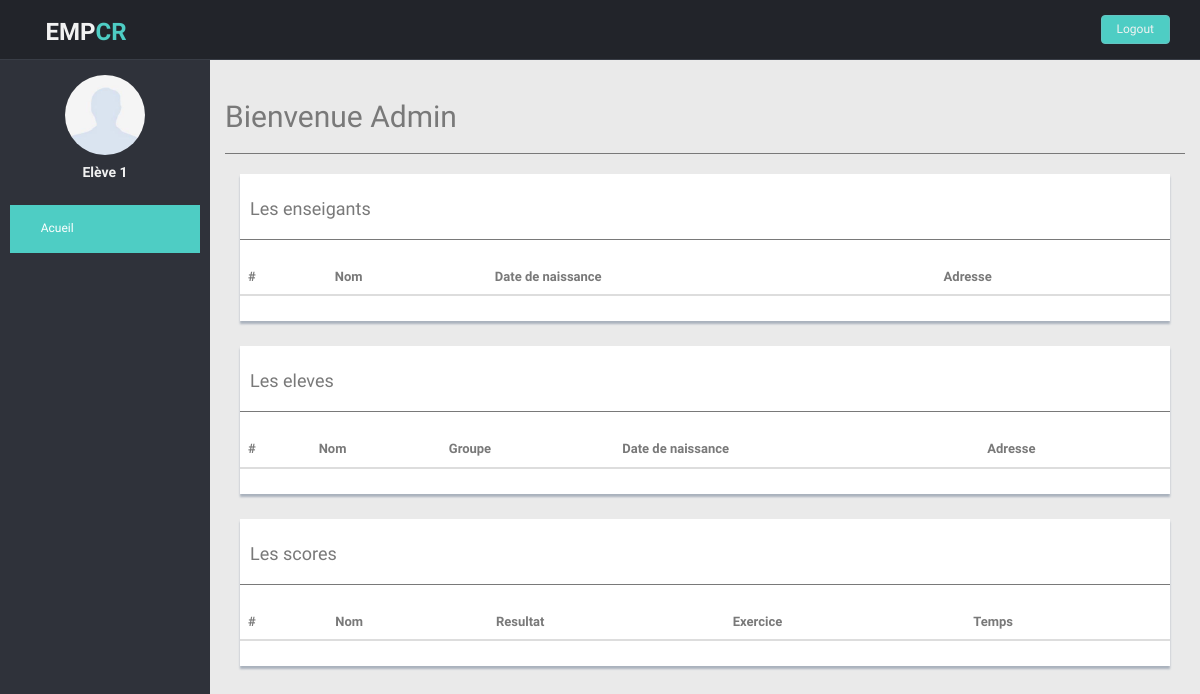
The app's page /administrator, older data.
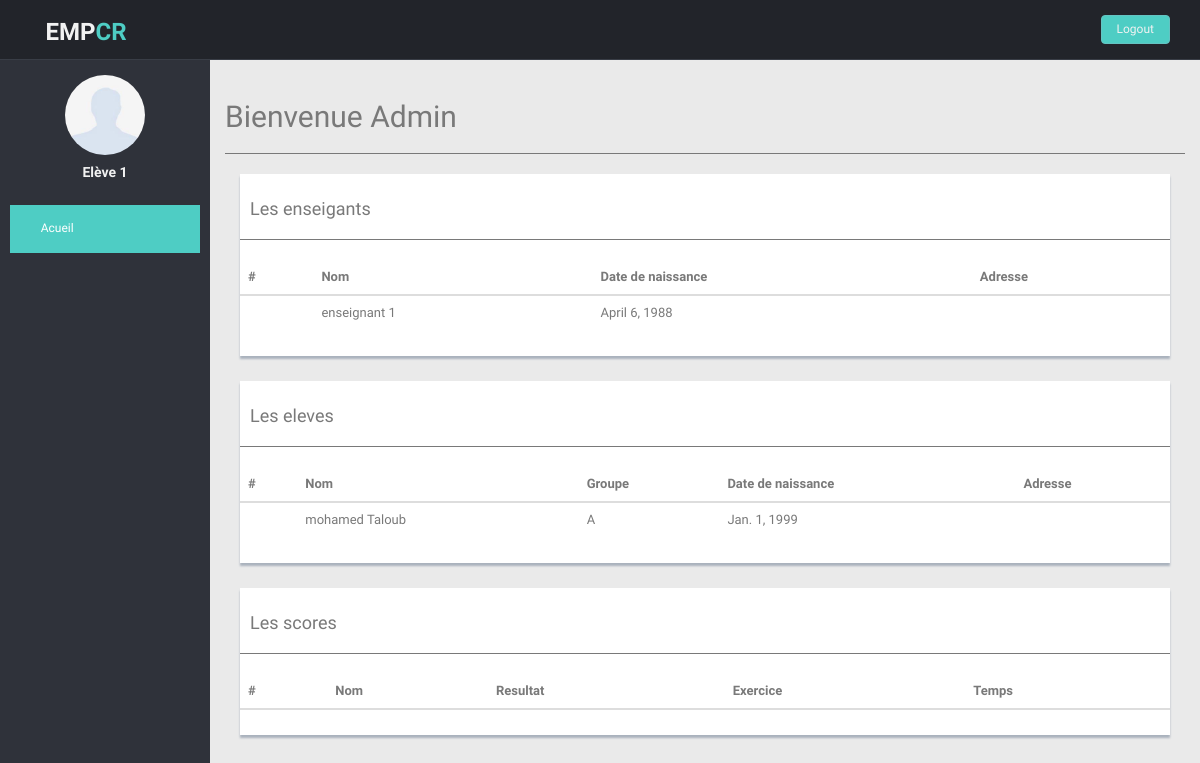
The same page, newer data.
### my_app/models.py (models this page shows, shortened)
class Enseignant(models.Model):
	username_ens = models.CharField(db_column='USERNAME_ENS', max_length=255, blank=True, null=True, unique=True)
	nom_ens = models.CharField(db_column='NOM_ENS', max_length=255, blank=True, null=True)
	pwd_ens = models.CharField(db_column='PWD_ENS', max_length=255, blank=True, null=True)
	date_nai_ens = models.DateField(db_column='DATE_NAI_ENS', blank=True, null=True)
	class Meta:
		managed = True
		db_table = 'ENSEIGNANT'

class Eleve(models.Model):
	username_elv = models.CharField(db_column='USERNAME_ELV', max_length=255, blank=True, null=True, unique=True)
	nom_elv = models.CharField(db_column='NOM_ELV', max_length=255, blank=True, null=True)
	pwd_elv = models.CharField(db_column='PWD_ELV', max_length=255, blank=True, null=True)
	date_nai_elv = models.DateField(db_column='DATE_NAI_ELV', blank=True, null=True)
	groupe = models.ForeignKey(Groupe, on_delete=models.CASCADE)
	class Meta:
		managed = True
		db_table = 'ELEVE'

class Groupe(models.Model):
	niveau = models.ForeignKey(Niveau,  on_delete=models.CASCADE)
	desig_grp = models.CharField(db_column='DESIG_GRP', max_length=32, blank=True, null=True)
	desc_grp = models.CharField(db_column='DESC_GRP', max_length=255, blank=True, null=True)
	class Meta:
		managed = True
		db_table = 'GROUPE'
	def __str__(self):
		return self.desig_grp

### my_app/views.py (the view)
# urls.py: path('administrator', views.adminstrator, name = 'adminstrator'),
def adminstrator(request):
	eleve_result = Eleve.objects.all()
	enseignants_result = Enseignant.objects.all()
	score_result = Score.objects.all()
	ctx = {'eleve_result' : eleve_result,
			'enseignants_result': enseignants_result,
			"score_result":score_result}
	return render(request,'admin.html',ctx)

### my_app/templates/admin.html (shortened to what this page needs)
<!DOCTYPE html>
<html lang="fr">
	<head>
		{% load static %}
		<link rel='stylesheet' href="{% static 'css/style.css' %}">
		{% load static %}
		<link href="{% static 'css/bootstrap.min.css' %}" rel="stylesheet" />
		<link href= "{% static 'css/style.css'%}" rel="stylesheet">
		<link href= "{% static 'css/style-responsive.css' %}" rel="stylesheet">
		<link href= "{% static 'css/font-awesome.css' %}" rel="stylesheet" />
	</head>
	<body>
		<section id="container">
			<header class="header black-bg">
				<div class="sidebar-toggle-box">
					<div class="fa fa-bars tooltips" data-placement="right" ></div>
				</div>
				<a href="index.html" class="logo"><b>EMP<span>CR</span></b></a>
				<div class="top-menu">
					<ul class="nav pull-right top-menu">
					<li><a class="logout" href="login.html">Logout</a></li>
					</ul>
				</div>
			</header>
		<aside>
			<div id="sidebar" class="nav-collapse ">
				<ul class="sidebar-menu" id="nav-accordion">
				<p class="centered"><a href="profile.html"><img src="{% static 'img/uknown.jpg' %}" class="img-circle" width="80"></a></p>
				<h5 class="centered">Elève 1</h5>
				<li class="mt">
					<a class="active" href="eleve.html">
						<i class="fa fa-home"></i>
						<span>Acueil</span>
					</a>
				</li>
			</div>
		</aside>
		<section id="main-content">
			<section class="wrapper">
				<div class="row">
					<div class="col-lg-12 main-chart">
						<div class="border-head">
							<h2>Bienvenue Admin</h2>
							<hr>
						</div>
						<div class="col-md-12">
							<div class="content-panel">
								<h4> Les enseigants </h4>
								<hr></i>
								<table class="table">
									<thead>
										<tr>
											<th>#</th>
											<th>Nom</th>
											<th>Date de naissance</th>
											<th>Adresse</th>
										</tr>
									</thead>
									<tbody>
										{% for item in enseignants_result %}
										<tr>
											<td>{{ item.id_ens }}</td>
											<td>{{ item.nom_ens }}</td>
											<td>{{ item.date_nai_ens }}</td>
											<td>{{ item.adresse_ens }}</td>
										</tr>
										{% endfor %}
									</tbody>
								</table>
							</div>
						</div>
						<div class="col-md-12 mt">
							<div class="content-panel">
								<h4> Les eleves</h4>
								<hr></i>
								<table class="table">
									<thead>
										<tr>
											<th>#</th>
											<th>Nom</th>
											<th>Groupe</th>
											<th>Date de naissance</th>
											<th>Adresse</th>
										</tr>
									</thead>
									<tbody>
										{% for item in eleve_result %}
										<tr>
											<td>{{ item.id_eleve }}</td>
											<td>{{ item.nom_elv }}</td>
											<td>{{ item.groupe }}</td>
											<td>{{ item.date_nai_elv }}</td>
											<td>{{ item.adresse_elv }}</td>
										</tr>
										{% endfor %}
									</tbody>
								</table>
							</div>
						</div>
						<div class="col-md-12 mt">
							<div class="content-panel">
								<h4> Les scores</h4>
								<hr></i>
								<table class="table">
									<thead>
										<tr>
											<th>#</th>
											<th>Nom</th>
											<th>Resultat</th>
											<th>Exercice</th>
											<th>Temps</th>
										</tr>
									</thead>
								</table>
							</div>
						</div>
					</div>
				</div>
			</section>
		</section>
	</body>
</html>

### my_app/static/css/style.css (style rules this page uses)
body { color: #797979; background: #eaeaea; font-family: 'Ruda', sans-serif; padding: 0px !important; margin: 0px !important; font-size:13px; }
ul li { list-style: none; }
a, a:hover, a:focus { text-decoration: none; outline: none; }
#container { width: 100%; height: 100%; }
hr { margin-top: 20px; margin-bottom: 20px; border: 0; border-top: 1px solid #797979; }
.centered { text-align: center; }
.mt { margin-top: 25px; }
ul.top-menu > li > .logout { color: #f2f2f2; font-size: 12px; border-radius: 4px; -webkit-border-radius: 4px; border: 1px solid #64c3c2 !important; padding: 5px 15px; margin-right: 15px; background: #4ECDC4; margin-top: 15px; }
#sidebar { width: 210px; height: 100%; position: fixed; background: #2f323a; }
#sidebar h5 { color: #f2f2f2; font-weight: 700; }
#sidebar ul li { position: relative; }
ul.sidebar-menu , ul.sidebar-menu li ul.sub { margin: -2px 0 0; padding: 0; }
ul.sidebar-menu { margin-top: 75px; }
ul.sidebar-menu li { margin-bottom: 5px; margin-left:10px; margin-right:10px; }
ul.sidebar-menu li a span { display: inline-block; }
ul.sidebar-menu li a { color: #aeb2b7; text-decoration: none; display: block; padding: 15px 0 15px 10px; font-size: 12px; outline: none; -webkit-transition: all 0.3s ease; -moz-transition: all 0.3s ease; -o-transition: all 0.3s ease; -ms-transition: all 0.3s ease; transition: all 0.3s ease; }
ul.sidebar-menu li a.active, ul.sidebar-menu li a:hover, ul.sidebar-menu li a:focus { background: #4ECDC4; color: #fff; display: block; -webkit-transition: all 0.3s ease; -moz-transition: all 0.3s ease; -o-transition: all 0.3s ease; -ms-transition: all 0.3s ease; transition: all 0.3s ease; }
ul.sidebar-menu li a i { font-size: 15px; padding-right: 6px; }
ul.sidebar-menu li a.active i { color: #fff; }
#main-content { margin-left: 210px; }
.header, .footer { min-height: 60px; padding: 0 15px; }
.header { position: fixed; left: 0; right: 0; z-index: 1002; }
.black-bg { background: #22242a; border-bottom: 1px solid #393d46; }
.wrapper { display: inline-block; margin-top: 60px; padding-left: 15px; padding-right: 15px; padding-bottom: 15px; padding-top: 0px; width: 100%; }
a.logo { font-size: 24px; color: #f2f2f2; float: left; margin-top: 15px; text-transform: uppercase; }
a.logo b { font-weight: 900; }
a.logo span { color: #4ECDC4; }
#top_menu .nav > li, ul.top-menu > li { float: left; }
ul.top-menu > li > a { color: #666666; font-size: 16px; border-radius: 4px; -webkit-border-radius: 4px; border:1px solid #666666 !important; padding: 2px 6px; margin-right: 15px; }
.sidebar-toggle-box { float: left; padding-right: 15px; margin-top: 20px; }
.sidebar-toggle-box .fa-bars { cursor: pointer; display: inline-block; font-size: 20px; }
.main-chart { padding-top: 20px; }
.content-panel { background: #ffffff; box-shadow: 0px 3px 2px #aab2bd; padding-top: 15px; padding-bottom: 5px; }
.content-panel h4 { margin-left: 10px; }

Row changes from the older to the newer data that the page shows:
added Enseignant: nom_ens "enseignant 1", date_nai_ens "April 6, 1988"
added Eleve: nom_elv "mohamed Taloub", groupe "A", date_nai_elv "Jan. 1, 1999"
